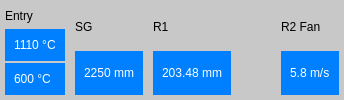
     <widget class="QFrame" name="dataFrame">
      <property name="styleSheet">
       <string notr="true">background-color: #c8c8c8;</string>
      </property>
      <layout class="QHBoxLayout" name="dataFrameLayout">
       <property name="spacing">
        <number>10</number>
       </property>
       <property name="leftMargin">
        <number>5</number>
       </property>
       <property name="topMargin">
        <number>5</number>
       </property>
       <property name="rightMargin">
        <number>5</number>
       </property>
       <property name="bottomMargin">
        <number>5</number>
       </property>
       <item>
        <widget class="QWidget" name="leftDataWidget">
         <layout class="QVBoxLayout" name="leftDataWidgetLayout">
          <property name="spacing">
           <number>3</number>
          </property>
          <property name="leftMargin">
           <number>0</number>
          </property>
          <property name="topMargin">
           <number>0</number>
          </property>
          <property name="rightMargin">
           <number>0</number>
          </property>
          <property name="bottomMargin">
           <number>0</number>
          </property>
          <item>
           <widget class="QWidget" name="entryWidget">
            <layout class="QVBoxLayout" name="entryWidgetLayout">
             <property name="spacing">
              <number>2</number>
             </property>
             <property name="leftMargin">
              <number>0</number>
             </property>
             <property name="topMargin">
              <number>0</number>
             </property>
             <property name="rightMargin">
              <number>0</number>
             </property>
             <property name="bottomMargin">
              <number>0</number>
             </property>
             <item>
              <widget class="QLabel" name="entryTitle">
               <property name="text">
                <string>Entry</string>
               </property>
              </widget>
             </item>
             <item>
              <widget class="QFrame" name="entryValue1Frame">
               <property name="styleSheet">
                <string notr="true">background-color: #0080ff;</string>
               </property>
               <layout class="QHBoxLayout" name="entryValue1FrameLayout">
                <item>
                 <widget class="QLabel" name="entryValue1">
                  <property name="text">
                   <string>1110 °C</string>
                  </property>
                  <property name="styleSheet">
                   <string notr="true">color: white;</string>
                  </property>
                 </widget>
                </item>
               </layout>
              </widget>
             </item>
             <item>
              <widget class="QFrame" name="entryValue2Frame">
               <property name="styleSheet">
                <string notr="true">background-color: #0080ff;</string>
               </property>
               <layout class="QHBoxLayout" name="entryValue2FrameLayout">
                <item>
                 <widget class="QLabel" name="entryValue2">
                  <property name="text">
                   <string>600 °C</string>
                  </property>
                  <property name="styleSheet">
                   <string notr="true">color: white;</string>
                  </property>
                 </widget>
                </item>
               </layout>
              </widget>
             </item>
            </layout>
           </widget>
          </item>
         </layout>
        </widget>
       </item>
       <item>
        <widget class="QWidget" name="centerDataWidget">
         <layout class="QVBoxLayout" name="centerDataWidgetLayout">
          <property name="spacing">
           <number>3</number>
          </property>
          <property name="leftMargin">
           <number>0</number>
          </property>
          <property name="topMargin">
           <number>0</number>
          </property>
          <property name="rightMargin">
           <number>0</number>
          </property>
          <property name="bottomMargin">
           <number>0</number>
          </property>
          <item>
           <widget class="QWidget" name="sgWidget">
            <layout class="QVBoxLayout" name="sgWidgetLayout">
             <property name="spacing">
              <number>2</number>
             </property>
             <property name="leftMargin">
              <number>0</number>
             </property>
             <property name="topMargin">
              <number>0</number>
             </property>
             <property name="rightMargin">
              <number>0</number>
             </property>
             <property name="bottomMargin">
              <number>0</number>
             </property>
             <item>
              <widget class="QLabel" name="sgTitle">
               <property name="text">
                <string>SG</string>
               </property>
              </widget>
             </item>
             <item>
              <widget class="QFrame" name="sgValueFrame">
               <property name="styleSheet">
                <string notr="true">background-color: #0080ff;</string>
               </property>
               <layout class="QHBoxLayout" name="sgValueFrameLayout">
                <item>
                 <widget class="QLabel" name="sgValue">
                  <property name="text">
                   <string>2250 mm</string>
                  </property>
                  <property name="styleSheet">
                   <string notr="true">color: white;</string>
                  </property>
                 </widget>
                </item>
               </layout>
              </widget>
             </item>
            </layout>
           </widget>
          </item>
         </layout>
        </widget>
       </item>
       <item>
        <widget class="QWidget" name="rightDataWidget">
         <layout class="QVBoxLayout" name="rightDataWidgetLayout">
          <property name="spacing">
           <number>3</number>
          </property>
          <property name="leftMargin">
           <number>0</number>
          </property>
          <property name="topMargin">
           <number>0</number>
          </property>
          <property name="rightMargin">
           <number>0</number>
          </property>
          <property name="bottomMargin">
           <number>0</number>
          </property>
          <item>
           <widget class="QWidget" name="r1Widget">
            <layout class="QVBoxLayout" name="r1WidgetLayout">
             <property name="spacing">
              <number>2</number>
             </property>
             <property name="leftMargin">
              <number>0</number>
             </property>
             <property name="topMargin">
              <number>0</number>
             </property>
             <property name="rightMargin">
              <number>0</number>
             </property>
             <property name="bottomMargin">
              <number>0</number>
             </property>
             <item>
              <widget class="QLabel" name="r1Title">
               <property name="text">
                <string>R1</string>
               </property>
              </widget>
             </item>
             <item>
              <widget class="QFrame" name="r1ValueFrame">
               <property name="styleSheet">
                <string notr="true">background-color: #0080ff;</string>
               </property>
               <layout class="QHBoxLayout" name="r1ValueFrameLayout">
                <item>
                 <widget class="QLabel" name="r1Value">
                  <property name="text">
                   <string>203.48 mm</string>
                  </property>
                  <property name="styleSheet">
                   <string notr="true">color: white;</string>
                  </property>
                 </widget>
                </item>
               </layout>
              </widget>
             </item>
            </layout>
           </widget>
          </item>
         </layout>
        </widget>
       </item>
       <item>
        <spacer name="dataSpacer">
         <property name="orientation">
          <enum>Qt::Horizontal</enum>
         </property>
         <property name="sizeHint" stdset="0">
          <size>
           <width>40</width>
           <height>20</height>
          </size>
         </property>
        </spacer>
       </item>
       <item>
        <widget class="QWidget" name="farRightDataWidget">
         <layout class="QVBoxLayout" name="farRightDataWidgetLayout">
          <property name="spacing">
           <number>3</number>
          </property>
          <property name="leftMargin">
           <number>0</number>
          </property>
          <property name="topMargin">
           <number>0</number>
          </property>
          <property name="rightMargin">
           <number>0</number>
          </property>
          <property name="bottomMargin">
           <number>0</number>
          </property>
          <item>
           <widget class="QWidget" name="r2FanWidget">
            <layout class="QVBoxLayout" name="r2FanWidgetLayout">
             <property name="spacing">
              <number>2</number>
             </property>
             <property name="leftMargin">
              <number>0</number>
             </property>
             <property name="topMargin">
              <number>0</number>
             </property>
             <property name="rightMargin">
              <number>0</number>
             </property>
             <property name="bottomMargin">
              <number>0</number>
             </property>
             <item>
              <widget class="QLabel" name="r2FanTitle">
               <property name="text">
                <string>R2 Fan</string>
               </property>
              </widget>
             </item>
             <item>
              <widget class="QFrame" name="r2FanValueFrame">
               <property name="styleSheet">
                <string notr="true">background-color: #0080ff;</string>
               </property>
               <layout class="QHBoxLayout" name="r2FanValueFrameLayout">
                <item>
                 <widget class="QLabel" name="r2FanValue">
                  <property name="text">
                   <string>5.8 m/s</string>
                  </property>
                  <property name="styleSheet">
                   <string notr="true">color: white;</string>
                  </property>
                 </widget>
                </item>
               </layout>
              </widget>
             </item>
            </layout>
           </widget>
          </item>
         </layout>
        </widget>
       </item>
      </layout>
     </widget>
